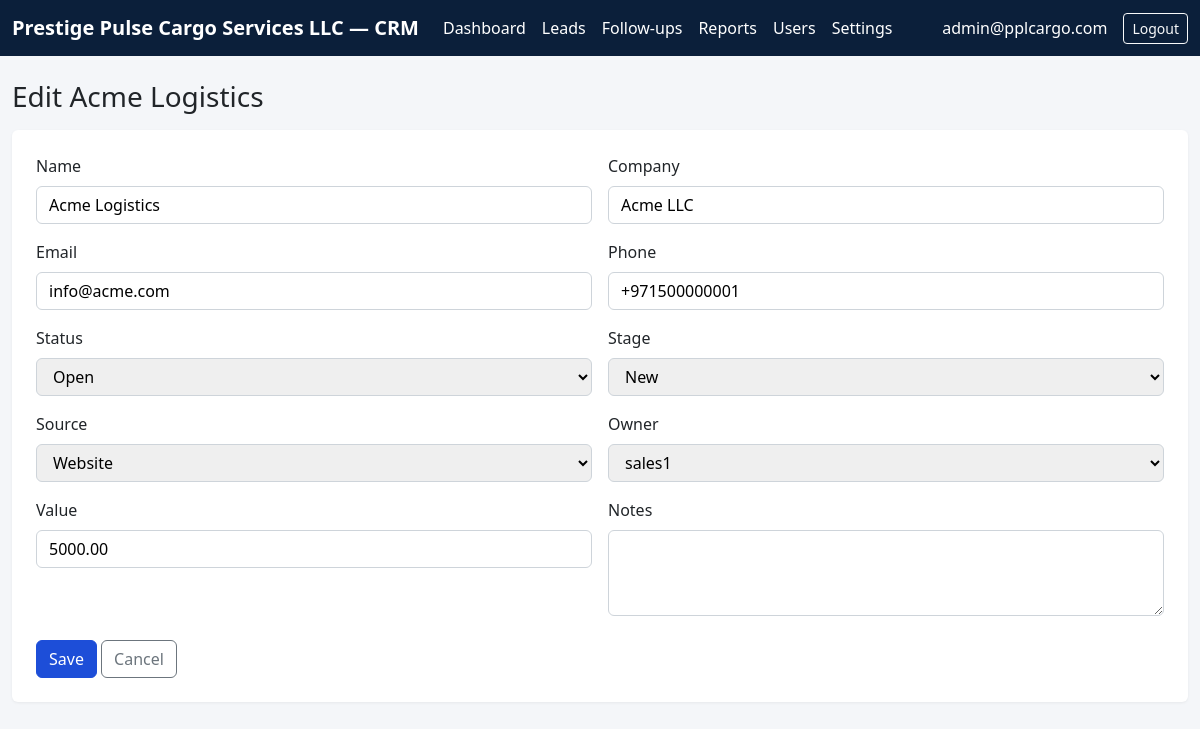
/leads/1/edit/ (signed in), run on the app's committed database.
### crm/models.py (models this page shows, shortened)
class Lead(models.Model):
    STATUS_CHOICES = [
        ("open", "Open"),
        ("won", "Closed - Won"),
        ("lost", "Closed - Lost"),
    ]
    name = models.CharField(max_length=200)
    company = models.CharField(max_length=200, blank=True)
    email = models.EmailField(blank=True)
    phone = models.CharField(max_length=50, blank=True)
    status = models.CharField(max_length=10, choices=STATUS_CHOICES, default="open")
    stage = models.CharField(max_length=100, blank=True)
    source = models.CharField(max_length=100, blank=True)
    owner = models.ForeignKey(
        User, on_delete=models.SET_NULL, null=True, blank=True, related_name="owned_leads"
    )
    value = models.DecimalField(max_digits=12, decimal_places=2, default=0)
    notes = models.TextField(blank=True)
    created_by = models.ForeignKey(User, on_delete=models.SET_NULL, null=True, related_name="created_leads")
    updated_by = models.ForeignKey(User, on_delete=models.SET_NULL, null=True, related_name="updated_leads")
    created_at = models.DateTimeField(auto_now_add=True)
    updated_at = models.DateTimeField(auto_now=True)
    archived = models.BooleanField(default=False)
    class Meta:
        ordering = ["-updated_at"]

### crm/views.py (the view)
# urls.py: path("leads/<int:pk>/edit/", views.lead_edit, name="lead_edit"),
@login_required
def lead_edit(request, pk):
    lead = get_object_or_404(sales_only_or_admin(Lead.objects.all(), request.user), pk=pk)
    if request.method == "POST":
        form = LeadForm(request.POST, instance=lead, user=request.user)
        if form.is_valid():
            lead = form.save(commit=False)
            lead.updated_by = request.user
            lead.save()
            messages.success(request, "Lead updated.")
            return redirect("lead_detail", pk=lead.pk)
    else:
        form = LeadForm(instance=lead, user=request.user)
    return render(request, "leads/form.html", {"form": form, "title": f"Edit {lead.name}"})

### crm/forms.py
class LeadForm(forms.ModelForm):
    class Meta:
        model = Lead
        fields = ["name", "company", "email", "phone", "status", "stage",
                  "source", "owner", "value", "notes"]
        widgets = {
            "notes": forms.Textarea(attrs={"rows": 3}),
            "stage": forms.TextInput(),
            "source": forms.TextInput(),
        }
    def __init__(self, *args, user=None, **kwargs):
        super().__init__(*args, **kwargs)
        self.fields["owner"].queryset = User.objects.filter(
            is_active=True, profile__active=True
        ).order_by("username")
        self.fields["owner"].required = False
        stages = list(DropdownOption.objects.filter(category="stage", active=True).values_list("value", flat=True))
        sources = list(DropdownOption.objects.filter(category="source", active=True).values_list("value", flat=True))
        if stages:
            self.fields["stage"] = forms.ChoiceField(choices=[("", "---------")] + [(s, s) for s in stages], required=False)
        if sources:
            self.fields["source"] = forms.ChoiceField(choices=[("", "---------")] + [(s, s) for s in sources], required=False)

### accounts/models.py (called while the page is built)
    @property
    def is_admin(self):
        return self.role == self.ROLE_ADMIN

### crm/views.py (called while the page is built)
def sales_only_or_admin(qs, user):
    if user.profile.is_admin:
        return qs
    return qs.filter(Q(owner=user) | Q(created_by=user))

### templates/leads/form.html (shortened to what this page needs)
{% extends "base.html" %}
{% block content %}
<h3 class="mb-3">{{ title }}</h3>
<form method="post" class="card p-4">{% csrf_token %}
  <div class="row g-3">
    {% for field in form %}
      <div class="col-md-6">
        <label class="form-label">{{ field.label }}</label>
        {{ field }}
      </div>
    {% endfor %}
  </div>
  <div class="mt-4">
    <button class="btn btn-primary">Save</button>
    <a href="{% url 'lead_list' %}" class="btn btn-outline-secondary">Cancel</a>
  </div>
</form>
{% endblock %}

### templates/base.html (shortened to what this page needs)
<!doctype html>
<html lang="en">
<head>
  <link href="https://cdn.jsdelivr.net/npm/bootstrap@5.3.3/dist/css/bootstrap.min.css" rel="stylesheet">
  <link href="https://cdn.jsdelivr.net/npm/bootstrap-icons@1.11.3/font/bootstrap-icons.css" rel="stylesheet">
</head>
<body>
<nav class="navbar navbar-expand-lg navbar-ppl">
  <div class="container-fluid">
    <a class="navbar-brand fw-bold" href="{% url 'dashboard' %}">
      Prestige Pulse Cargo Services LLC — CRM
    </a>
    <div class="collapse navbar-collapse" id="nav">
      {% if user.is_authenticated %}
      <ul class="navbar-nav me-auto">
        <li class="nav-item"><a class="nav-link" href="{% url 'dashboard' %}">Dashboard</a></li>
        <li class="nav-item"><a class="nav-link" href="{% url 'lead_list' %}">Leads</a></li>
        <li class="nav-item"><a class="nav-link" href="{% url 'followup_list' %}">Follow-ups</a></li>
        <li class="nav-item"><a class="nav-link" href="{% url 'reports' %}">Reports</a></li>
        {% if user.profile.is_admin %}
          <li class="nav-item"><a class="nav-link" href="{% url 'user_list' %}">Users</a></li>
          <li class="nav-item"><a class="nav-link" href="{% url 'settings_index' %}">Settings</a></li>
        {% endif %}
      </ul>
      <span class="navbar-text text-white me-3">{{ user.username }}</span>
      <form method="post" action="{% url 'logout' %}">{% csrf_token %}
        <button class="btn btn-sm btn-outline-light">Logout</button>
      </form>
      {% endif %}
    </div>
  </div>
</nav>
<main class="container-fluid py-4">
  {% block content %}{% endblock %}
</main>
</body>
</html>

### templates/base.html (style rules this page uses)
:root { --ppl-navy:#0b1f3a; --ppl-blue:#1d4ed8; --ppl-gold:#c8a24a; --ppl-grey:#f4f6f9; }
body { background: var(--ppl-grey); }
.navbar-ppl { background: var(--ppl-navy); }
.navbar-ppl .navbar-brand, .navbar-ppl .nav-link { color: #fff !important; }
.card { border: none; box-shadow: 0 1px 3px rgba(0,0,0,.06); }
.btn-primary { background: var(--ppl-blue); border-color: var(--ppl-blue); }

### templates/leads/form.html (style rules this page uses)
input,select,textarea { display:block;width:100%;padding:.375rem .75rem;border:1px solid #ced4da;border-radius:.375rem; }

### data on the page
Lead: form "Acme Logistics" "Acme LLC" "info@acme.com" "+971500000001" "Open" "New" "Website" "sales1" "5000.00"

### other printed values
{{ user.username }} "admin@pplcargo.com"
{{ title }} "Edit Acme Logistics"
{{ field.label }} "Name" "Company" "Email" "Phone" "Status" "Stage" "Source" "Owner" "Value" "Notes"
